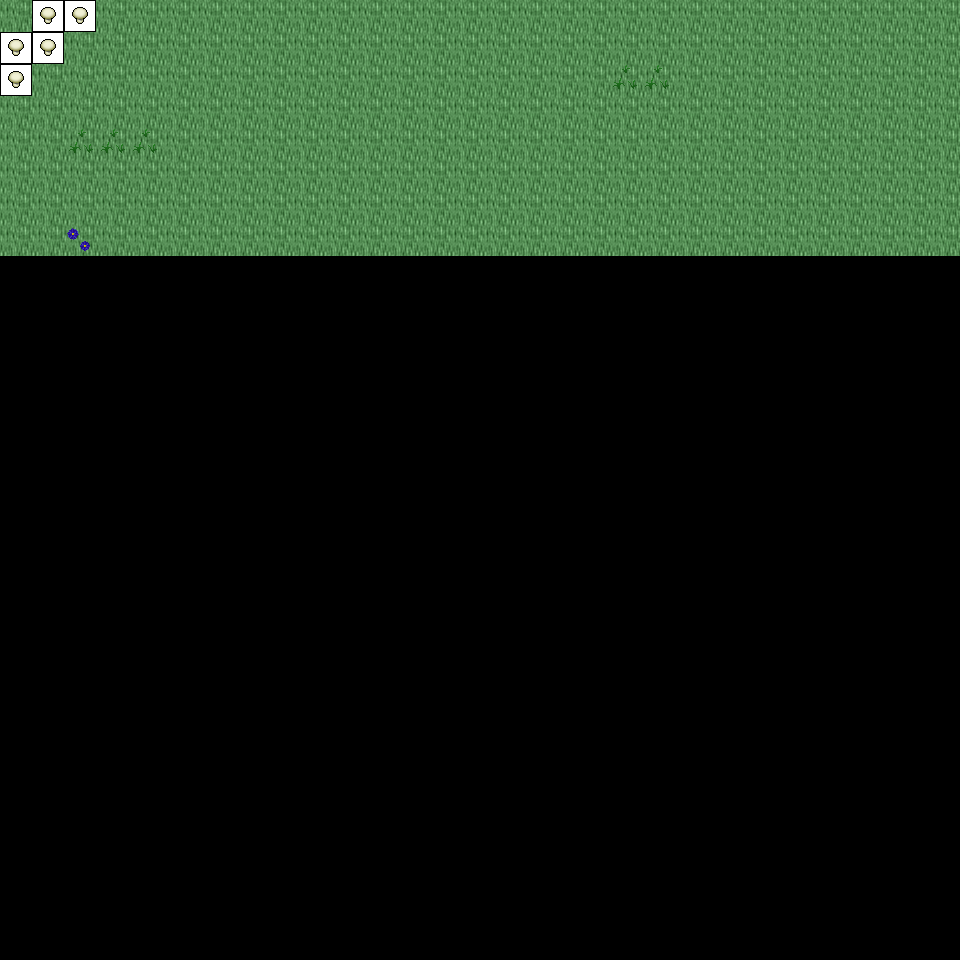

A 2D game scene composited from a Tiled map and its tileset images. What follows is a short description and the map's XML, with each tile layer's data collapsed to a summary:
An orthogonal 30x30 tile map with 32x32 px tiles, 6 tile layers (Ground, Object, Object2, Above, ...), 43 tilesets and 5 objects (5x mapExit).

<map version="1.0" orientation="orthogonal" renderorder="right-down" width="30" height="30" tilewidth="32" tileheight="32" nextobjectid="6">
  <tileset firstgid="1" name="tileset_logic_item_mushroom" tilewidth="32" tileheight="32" tilecount="6" columns="6">
    <image source="../drawable/tileset_logic_item_mushroom.png" width="192" height="32" />
  </tileset>
  <tileset firstgid="7" name="tileset_plant_tree_chestnut_tree" tilewidth="32" tileheight="32" tilecount="20" columns="4">
    <image source="../drawable/tileset_plant_tree_chestnut_tree.png" width="128" height="160" />
  </tileset>
  <tileset firstgid="27" name="tileset_plant_tree_oak_tree" tilewidth="32" tileheight="32" tilecount="20" columns="4">
    <image source="../drawable/tileset_plant_tree_oak_tree.png" width="128" height="160" />
  </tileset>
  <tileset firstgid="47" name="tileset_building_fence_stone_fence_white" tilewidth="32" tileheight="32" tilecount="9" columns="3">
    <image source="../drawable/tileset_building_fence_stone_fence_white.png" width="96" height="96" />
  </tileset>
  <tileset firstgid="56" name="tileset_building_gnome_homes" tilewidth="32" tileheight="32" tilecount="48" columns="6">
    <image source="../drawable/tileset_building_gnome_homes.png" width="192" height="256" />
  </tileset>
  <tileset firstgid="104" name="tileset_logic_creature_gnome" tilewidth="32" tileheight="32" tilecount="6" columns="6">
    <image source="../drawable/tileset_logic_creature_gnome.png" width="192" height="32" />
  </tileset>
  <tileset firstgid="110" name="tileset_logic_item_vegetable" tilewidth="32" tileheight="32" tilecount="13" columns="13">
    <image source="../drawable/tileset_logic_item_vegetable.png" width="256" height="64" />
  </tileset>
  <tileset firstgid="123" name="tileset_plant_stump_small_stump" tilewidth="32" tileheight="32" tilecount="4" columns="2">
    <image source="../drawable/tileset_plant_stump_small_stump.png" width="64" height="64" />
  </tileset>
  <tileset firstgid="127" name="tileset_object_birds" tilewidth="32" tileheight="32" tilecount="4" columns="2">
    <image source="../drawable/tileset_object_birds.png" width="64" height="64" />
  </tileset>
  <tileset firstgid="131" name="tileset_ground_earth_edges" tilewidth="32" tileheight="32" tilecount="18" columns="6">
    <image source="../drawable/tileset_ground_earth_edges.png" width="192" height="96" />
  </tileset>
  <tileset firstgid="149" name="tileset_ground_grass_corners" tilewidth="32" tileheight="32" tilecount="24" columns="6">
    <image source="../drawable/tileset_ground_grass_corners.png" width="192" height="128" />
  </tileset>
  <tileset firstgid="173" name="tileset_building_fence_fence_chunky" tilewidth="32" tileheight="32" tilecount="21" columns="3">
    <image source="../drawable/tileset_building_fence_fence_chunky.png" width="96" height="224" />
  </tileset>
  <tileset firstgid="194" name="tileset_plant_bush_hosta" tilewidth="32" tileheight="32" tilecount="9" columns="3">
    <image source="../drawable/tileset_plant_bush_hosta.png" width="96" height="96" />
  </tileset>
  <tileset firstgid="203" name="tileset_plant_tree_maple_tree" tilewidth="32" tileheight="32" tilecount="72" columns="8">
    <image source="../drawable/tileset_plant_tree_maple_tree.png" width="256" height="288" />
  </tileset>
  <tileset firstgid="275" name="tileset_ground_ground" tilewidth="32" tileheight="32" tilecount="33" columns="3">
    <image source="../drawable/tileset_ground_ground.png" width="96" height="352" />
  </tileset>
  <tileset firstgid="308" name="tileset_ground_ground_2" tilewidth="32" tileheight="32" tilecount="4" columns="4">
    <image source="../drawable/tileset_ground_ground_2.png" width="128" height="32" />
  </tileset>
  <tileset firstgid="312" name="tileset_ground_ridge_earth_dark" tilewidth="32" tileheight="32" tilecount="96" columns="12">
    <image source="../drawable/tileset_ground_ridge_earth_dark.png" width="384" height="256" />
  </tileset>
  <tileset firstgid="408" name="tileset_plant_grasses" tilewidth="32" tileheight="32" tilecount="6" columns="3">
    <image source="../drawable/tileset_plant_grasses.png" width="96" height="64" />
  </tileset>
  <tileset firstgid="414" name="tileset_ground_grass_edges" tilewidth="32" tileheight="32" tilecount="36" columns="12">
    <image source="../drawable/tileset_ground_grass_edges.png" width="384" height="96" />
  </tileset>
  <tileset firstgid="450" name="tileset_ground_green_paving" tilewidth="32" tileheight="32" tilecount="18" columns="3">
    <image source="../drawable/tileset_ground_green_paving.png" width="96" height="192" />
  </tileset>
  <tileset firstgid="468" name="tileset_ground_rock_pebbles" tilewidth="32" tileheight="32" tilecount="3" columns="1">
    <image source="../drawable/tileset_ground_rock_pebbles.png" width="32" height="96" />
  </tileset>
  <tileset firstgid="471" name="tileset_plant_flower_daisy_white" tilewidth="32" tileheight="32" tilecount="8" columns="2">
    <image source="../drawable/tileset_plant_flower_daisy_white.png" width="64" height="128" />
  </tileset>
  <tileset firstgid="479" name="tileset_plant_flower_daisy_blue" tilewidth="32" tileheight="32" tilecount="8" columns="2">
    <image source="../drawable/tileset_plant_flower_daisy_blue.png" width="64" height="128" />
  </tileset>
  <tileset firstgid="487" name="tileset_ground_ladder_vertical_dark" tilewidth="32" tileheight="32" tilecount="3" columns="3">
    <image source="../drawable/tileset_ground_ladder_vertical_dark.png" width="96" height="32" />
  </tileset>
  <tileset firstgid="490" name="tileset_plant_tree_tree_darkgreen" tilewidth="32" tileheight="32" tilecount="88" columns="8">
    <image source="../drawable/tileset_plant_tree_tree_darkgreen.png" width="256" height="352" />
  </tileset>
  <tileset firstgid="578" name="tileset_ground_rock_rock_cluster" tilewidth="32" tileheight="32" tilecount="6" columns="3">
    <image source="../drawable/tileset_ground_rock_rock_cluster.png" width="96" height="64" />
  </tileset>
  <tileset firstgid="584" name="tileset_plant_bush_bushes" tilewidth="32" tileheight="32" tilecount="10" columns="5">
    <image source="../drawable/tileset_plant_bush_bushes.png" width="160" height="64" />
  </tileset>
  <tileset firstgid="594" name="tileset_plant_vine" tilewidth="32" tileheight="32" tilecount="3" columns="1">
    <image source="../drawable/tileset_plant_vine.png" width="32" height="96" />
  </tileset>
  <tileset firstgid="597" name="tileset_ground_ladder_horizontal_dark" tilewidth="32" tileheight="32" tilecount="3" columns="1">
    <image source="../drawable/tileset_ground_ladder_horizontal_dark.png" width="32" height="96" />
  </tileset>
  <tileset firstgid="600" name="tileset_logic_collision" tilewidth="32" tileheight="32" tilecount="1" columns="1">
    <image source="../drawable/tileset_logic_collision.png" width="32" height="32" />
  </tileset>
  <tileset firstgid="601" name="tileset_plant_tree_fir_trees" tilewidth="32" tileheight="32" tilecount="24" columns="6">
    <image source="../drawable/tileset_plant_tree_fir_trees.png" width="192" height="128" />
  </tileset>
  <tileset firstgid="625" name="tileset_plant_mosses" tilewidth="32" tileheight="32" tilecount="16" columns="4">
    <image source="../drawable/tileset_plant_mosses.png" width="128" height="128" />
  </tileset>
  <tileset firstgid="641" name="tileset_plant_mushroom3" tilewidth="32" tileheight="32" tilecount="2" columns="2">
    <image source="../drawable/tileset_plant_mushroom3.png" width="64" height="32" />
  </tileset>
  <tileset firstgid="643" name="tileset_building_wizards_tower" tilewidth="32" tileheight="32" tilecount="252" columns="9">
    <image source="../drawable/tileset_building_wizards_tower.png" width="288" height="896" />
  </tileset>
  <tileset firstgid="895" name="tileset_plant_tree_evergreen" tilewidth="32" tileheight="32" tilecount="36" columns="3">
    <image source="../drawable/tileset_plant_tree_evergreen.png" width="96" height="384" />
  </tileset>
  <tileset firstgid="931" name="tileset_logic_portal" tilewidth="32" tileheight="32" tilecount="24" columns="8">
    <image source="../drawable/tileset_logic_portal.png" width="256" height="96" />
  </tileset>
  <tileset firstgid="955" name="tileset_logic_protection" tilewidth="32" tileheight="32" tilecount="2" columns="2">
    <image source="../drawable/tileset_logic_protection.png" width="64" height="32" />
  </tileset>
  <tileset firstgid="957" name="tileset_logic_item_herb" tilewidth="32" tileheight="32" tilecount="5" columns="5">
    <image source="../drawable/tileset_logic_item_herb.png" width="160" height="32" />
  </tileset>
  <tileset firstgid="962" name="tileset_plant_bush_large_green" tilewidth="32" tileheight="32" tilecount="9" columns="3">
    <image source="../drawable/tileset_plant_bush_large_green.png" width="96" height="96" />
  </tileset>
  <tileset firstgid="971" name="tileset_light_dim_light_5x5" tilewidth="32" tileheight="32" tilecount="25" columns="5">
    <image source="../drawable/tileset_light_dim_light_5x5.png" width="160" height="160" />
  </tileset>
  <tileset firstgid="996" name="tileset_furniture_light_small_oil_lamp" tilewidth="32" tileheight="32" tilecount="8" columns="2">
    <image source="../drawable/tileset_furniture_light_small_oil_lamp.png" width="64" height="128" />
  </tileset>
  <tileset firstgid="1004" name="tileset_item_banners_flag" tilewidth="32" tileheight="32" tilecount="12" columns="3">
    <image source="../drawable/tileset_item_banners_flag.png" width="96" height="128" />
  </tileset>
  <tileset firstgid="1016" name="tileset_item_flagpole" tilewidth="32" tileheight="32" tilecount="3" columns="1">
    <image source="../drawable/tileset_item_flagpole.png" width="32" height="96" />
  </tileset>
  <layer name="Ground" width="30" height="30">
    <data>[900 cells, 240 non-empty, 1 distinct tile ids]</data>
  </layer>
  <layer name="Object" width="30" height="30">
    <data>[900 cells, 10 non-empty, 6 distinct tile ids]</data>
  </layer>
  <layer name="Object2" width="30" height="30">
    <data>[900 cells, 1 non-empty, 1 distinct tile ids]</data>
  </layer>
  <layer name="Above" width="30" height="30">
    <data>[900 cells, 0 non-empty, 0 distinct tile ids]</data>
  </layer>
  <layer name="Above2" width="30" height="30">
    <data>[900 cells, 0 non-empty, 0 distinct tile ids]</data>
  </layer>
  <layer name="Walkable" width="30" height="30">
    <data>[900 cells, 5 non-empty, 1 distinct tile ids]</data>
  </layer>
  <objectgroup name="MapEvents">
    <object id="1" name="north" type="mapExit" x="0" y="0" width="32" height="32">
      <properties>
        <property name="map" value="level_0_x104_y28" />
        <property name="x" value="0" />
        <property name="y" value="28" />
      </properties>
    </object>
    <object id="2" name="north2" type="mapExit" x="96" y="0" width="864" height="32">
      <properties>
        <property name="map" value="level_0_x104_y28" />
        <property name="x" value="3" />
        <property name="y" value="28" />
      </properties>
    </object>
    <object id="3" name="west" type="mapExit" x="0" y="0" width="32" height="32">
      <properties>
        <property name="map" value="level_0_x103_y29" />
        <property name="x" value="28" />
        <property name="y" value="0" />
      </properties>
    </object>
    <object id="4" name="west2" type="mapExit" x="0" y="96" width="32" height="864">
      <properties>
        <property name="map" value="level_0_x103_y29" />
        <property name="x" value="28" />
        <property name="y" value="3" />
      </properties>
    </object>
    <object id="5" name="east" type="mapExit" x="928" y="0" width="32" height="960">
      <properties>
        <property name="map" value="level_0_x105_y29" />
        <property name="x" value="1" />
        <property name="y" value="0" />
      </properties>
    </object>
  </objectgroup>
</map>
